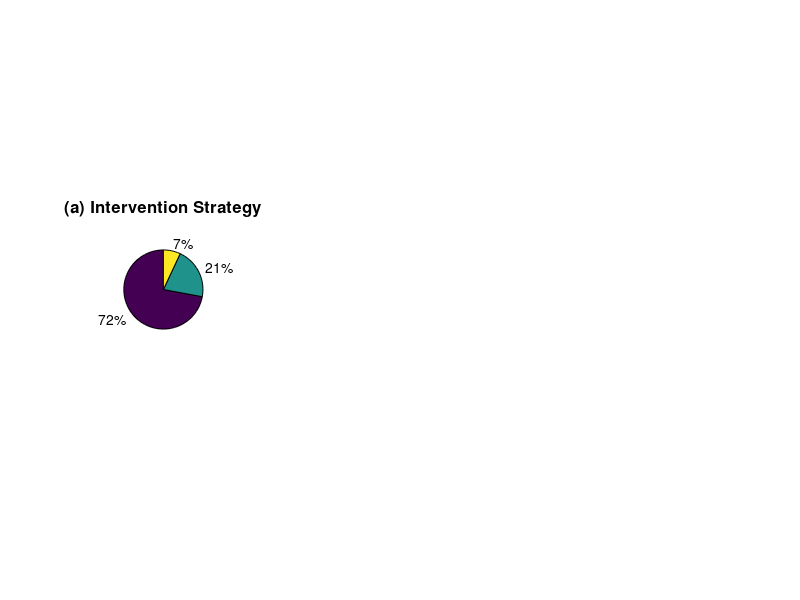

Recreate this plot in MATLAB. (Note: this script raises an error after producing the figure.)
% Pie charts for intervention components (Updated data)
figure('Position', [100, 100, 1600, 500]);

% Pie chart 1: Intervention Strategy
subplot(1, 4, 1);
strategy_data = [31, 9, 3];
strategy_labels = {'PC only', 'Integrated', 'Not specified'};
h1 = pie(strategy_data);
title('(a) Intervention Strategy', 'FontSize', 12, 'FontWeight', 'bold');
% Remove text from slices
p1 = findobj(h1, 'Type', 'text');
for i = 1:length(p1)
    p1(i).String = '';
end
legend_labels1 = {sprintf('PC only (31, %d%%)', round(31/43*100)), ...
                  sprintf('Integrated (9, %d%%)', round(9/43*100)), ...
                  sprintf('Not specified (3, %d%%)', round(3/43*100))};
legend(legend_labels1, 'Location', 'eastoutside', 'FontSize', 9);

% Pie chart 2: Delivery Platform
subplot(1, 4, 2);
platform_data = [6, 12, 18, 2, 5];
platform_labels = {'SBD only', 'CBD only', 'Both', 'Health facility', 'Not specified'};
h2 = pie(platform_data);
title('(b) Delivery Platform', 'FontSize', 12, 'FontWeight', 'bold');
p2 = findobj(h2, 'Type', 'text');
for i = 1:length(p2)
    p2(i).String = '';
end
legend_labels2 = {sprintf('SBD only (6, %d%%)', round(6/43*100)), ...
                  sprintf('CBD only (12, %d%%)', round(12/43*100)), ...
                  sprintf('Both (18, %d%%)', round(18/43*100)), ...
                  sprintf('Health facility (2, %d%%)', round(2/43*100)), ...
                  sprintf('Not specified (5, %d%%)', round(5/43*100))};
legend(legend_labels2, 'Location', 'eastoutside', 'FontSize', 8);

% Pie chart 3: Target Population (Updated: SAC+adults = 23, Other category removed)
subplot(1, 4, 3);
target_data = [5, 9, 23, 2, 4];
target_labels = {'SAC only', 'Entire community', 'SAC+adults', 'WRA only', 'Not specified'};
h3 = pie(target_data);
title('(c) Target Population', 'FontSize', 12, 'FontWeight', 'bold');
p3 = findobj(h3, 'Type', 'text');
for i = 1:length(p3)
    p3(i).String = '';
end
legend_labels3 = {sprintf('SAC only (5, %d%%)', round(5/43*100)), ...
                  sprintf('Entire community (9, %d%%)', round(9/43*100)), ...
                  sprintf('SAC+adults (23, %d%%)', round(23/43*100)), ...
                  sprintf('WRA only (2, %d%%)', round(2/43*100)), ...
                  sprintf('Not specified (4, %d%%)', round(4/43*100))};
legend(legend_labels3, 'Location', 'eastoutside', 'FontSize', 8);

% Pie chart 4: Treatment Regimen
subplot(1, 4, 4);
regimen_data = [34, 2, 3, 4];
regimen_labels = {'Single drug', 'Dual therapy', 'Triple therapy', 'Mixed/Not specified'};
h4 = pie(regimen_data);
title(' (d) Treatment Regimen', 'FontSize', 12, 'FontWeight', 'bold');
p4 = findobj(h4, 'Type', 'text');
for i = 1:length(p4)
    p4(i).String = '';
end
legend_labels4 = {sprintf('Single drug (34, %d%%)', round(34/43*100)), ...
                  sprintf('Dual therapy (2, %d%%)', round(2/43*100)), ...
                  sprintf('Triple therapy (3, %d%%)', round(3/43*100)), ...
                  sprintf('Mixed/Not specified (4, %d%%)', round(4/43*100))};
legend(legend_labels4, 'Location', 'eastoutside', 'FontSize', 9);

%sgtitle('Distribution of Intervention Components (N = 43 studies)', 'FontSize', 14, 'FontWeight', 'bold');
set(gcf, 'Color', 'white');
